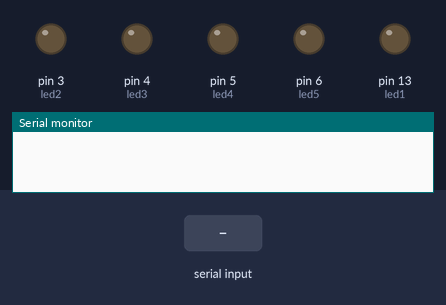
Bench run of a sketch on a simulated Arduino Uno, built with avr-gcc and run on an emulated ATmega328P. Shown: output pins drawn as LEDs (lit = HIGH), the last lines printed to the serial monitor. Inputs (shaded band) come from the test bench.

Above: at 1.2 s.
1.3 s: "all on" received over Serial
At 2.4 s:
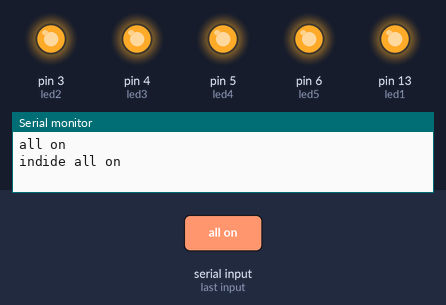
2.8 s: "all of" received over Serial
At 3.5 s:
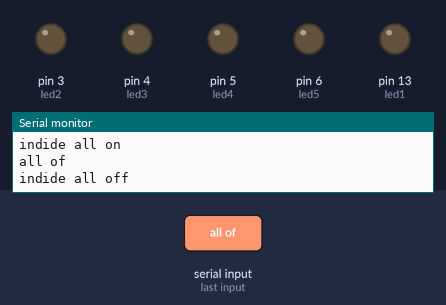
4.3 s: "TV on" received over Serial
At 5.5 s:
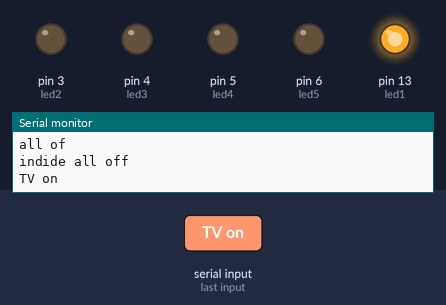
5.8 s: "fan on" received over Serial
At 7.0 s:
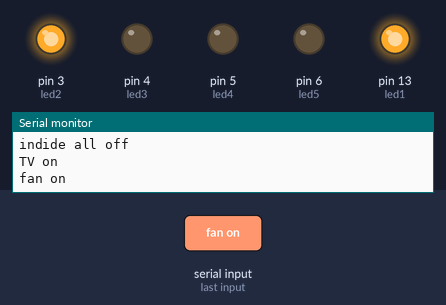
7.3 s: "*computer on" received over Serial
At 7.9 s:
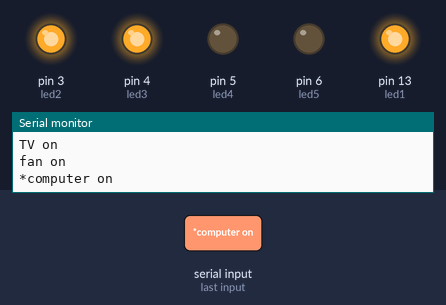
8.9 s: "*bedroom lights on" received over Serial
At 10.2 s:
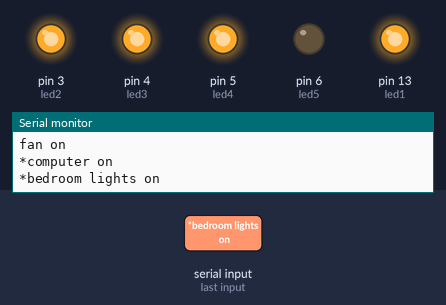
Timing chart, 0 to 11.5 s (numbered marks = the images above; inputs shaded):
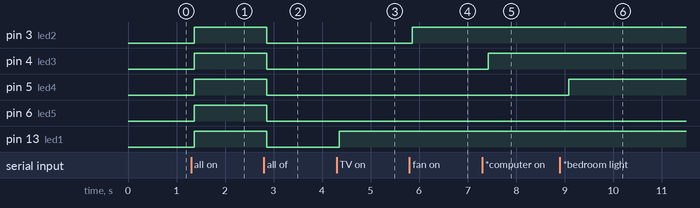

The sketch:

chalne_wala_code.ino
```cpp
String voice;
int
led1 = 13, //Connect LED 1 To Pin #2
led2 = 3, //Connect LED 2 To Pin #3
led3 = 4, //Connect LED 3 To Pin #4
led4 = 5, //Connect LED 4 To Pin #5
led5 = 6; //Connect LED 5 To Pin #6
//--------------------------Call A Function-------------------------------//
void allon(){
     digitalWrite(led1, HIGH);
     digitalWrite(led2, HIGH);
     digitalWrite(led3, HIGH);
     digitalWrite(led4, HIGH);
     digitalWrite(led5, HIGH);
}
void alloff(){
     digitalWrite(led1, LOW);
     digitalWrite(led2, LOW);
     digitalWrite(led3, LOW);
     digitalWrite(led4, LOW);
     digitalWrite(led5, LOW);
}
//-----------------------------------------------------------------------//
void setup() {
  Serial.begin(9600);
  pinMode(led1, OUTPUT);
  pinMode(led2, OUTPUT);
  pinMode(led3, OUTPUT);
  pinMode(led4, OUTPUT);
  pinMode(led5, OUTPUT);
}
//-----------------------------------------------------------------------//
void loop() {

  while (Serial.available()){  //Check if there is an available byte to read
  delay(10); //Delay added to make thing stable
  char c = Serial.read(); //Conduct a serial read
  if (c == '#') {break;} //Exit the loop when the # is detected after the word
  voice += c; //Shorthand for voice = voice + c
  }
  if (voice.length() > 0) {
    Serial.println(voice);
//-----------------------------------------------------------------------//
  //----------Control Multiple Pins/ LEDs----------//
       if(voice == "all on") {Serial.println("indide all on");allon();}  //Turn Off All Pins (Call Function)
  else if(voice == "all of"){Serial.println("indide all off");alloff();} //Turn On  All Pins (Call Function)

  //----------Turn On One-By-One----------//
  else if(voice == "TV on"||voice == "tv on") {digitalWrite(led1, HIGH);}
  else if(voice == "fan on") {digitalWrite(led2, HIGH);}
  else if(voice == "*computer on") {digitalWrite(led3, HIGH);}
  else if(voice == "*bedroom lights on") {digitalWrite(led4, HIGH);}
  else if(voice == "*bathroom lights on") {digitalWrite(led5, HIGH);}
  //----------Turn Off One-By-One----------//
  else if(voice == "TV off") {digitalWrite(led1, LOW);}
  else if(voice == "fan of"||voice == "fan off") {digitalWrite(led2, LOW);}
  else if(voice == "*computer off") {digitalWrite(led3, LOW);}
  else if(voice == "*bedroom lights off") {digitalWrite(led4, LOW);}
  else if(voice == "*bathroom lights off") {digitalWrite(led5, LOW);}
//-----------------------------------------------------------------------//
voice="";}} //Reset the variable after initiating
```

Measured:
- after the input at 1.3 s, pin 3 (led2), pin 4 (led3), pin 5 (led4), pin 6 (led5), pin 13 (led1): LOW → HIGH after 0.06 s
- after the input at 2.8 s, pin 3 (led2), pin 4 (led3), pin 5 (led4), pin 6 (led5), pin 13 (led1): HIGH → LOW after 0.06 s
- after the input at 4.3 s, pin 13 (led1): LOW → HIGH after 0.05 s
- after the input at 5.8 s, pin 3 (led2): LOW → HIGH after 0.06 s
- after the input at 7.3 s, pin 4 (led3): LOW → HIGH after 0.12 s
- after the input at 8.9 s, pin 5 (led4): LOW → HIGH after 0.18 s
